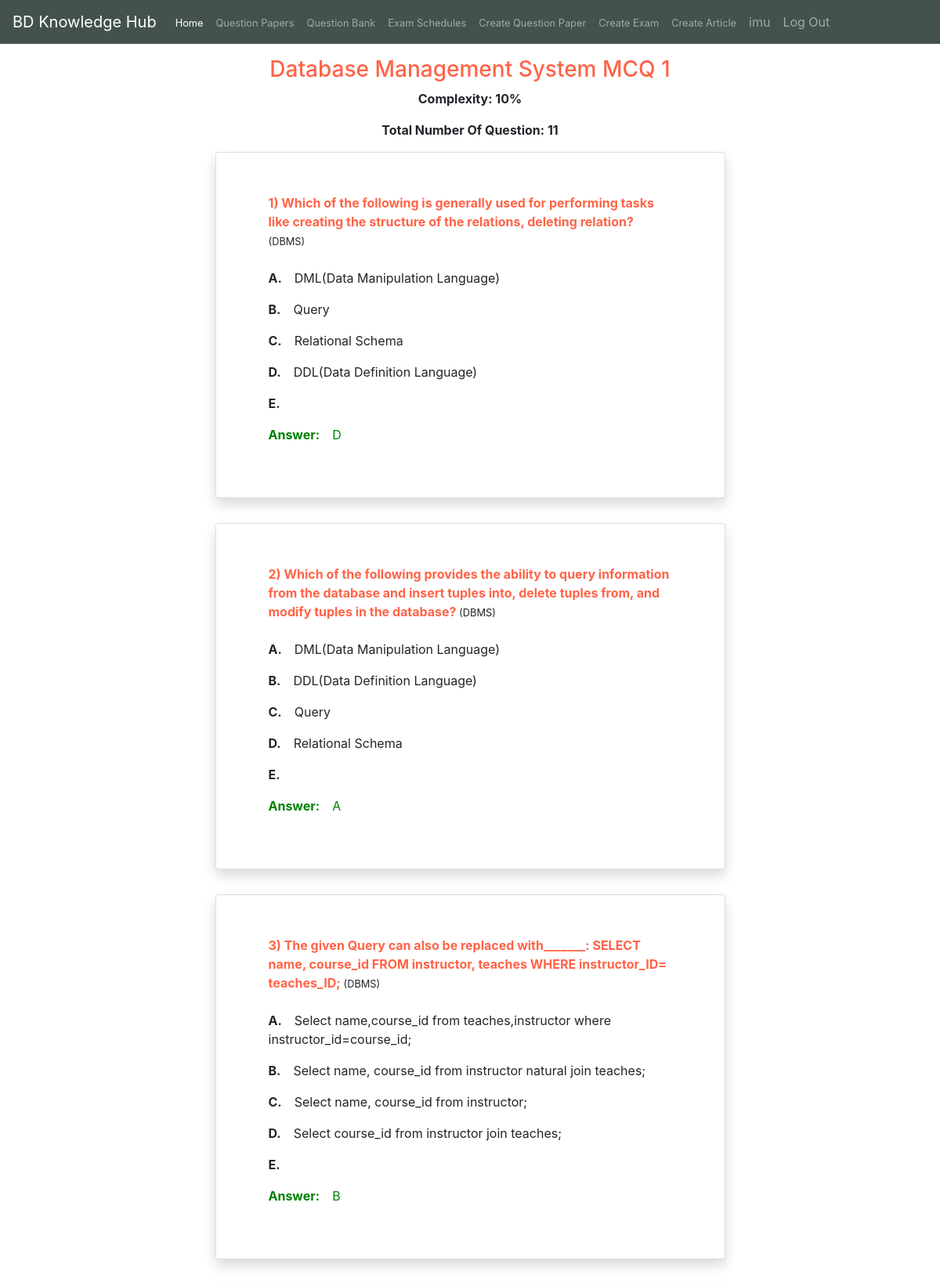
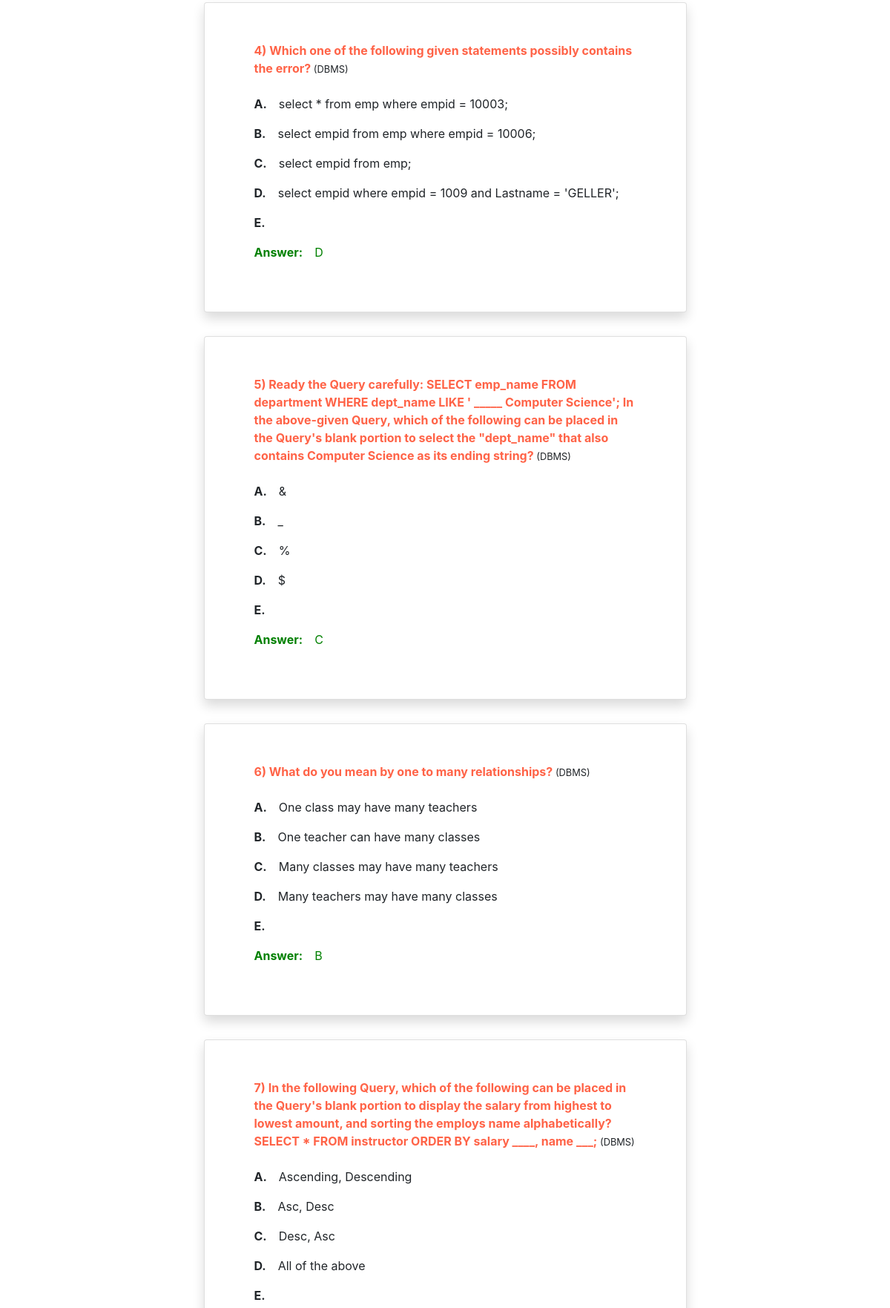
Page /exam/questionPaper/16 (signed in, upper part) on the committed database (2 pictures, top to bottom).
### examination/models.py (models this page shows, shortened)
class quesSetDetail (models.Model):
    name = models.CharField(max_length=150,null=True,blank=True)
    host = models.ForeignKey(User, on_delete=models.CASCADE)
    description = models.CharField(max_length=500,null=True,blank=True)
    createdAt = models.DateTimeField(auto_now_add=True)
    PRIVACY_CHOICE_LIST = [
        ('Public' , "Public"),
        ('Protected' , "Protected"),
    ]
    TYPE_CHOICE_LIST = [
        ("Previous","Previous"),
        ("Custom","Custom"),
    ]
    numOfQues = models.IntegerField(default=10)
    previous = models.CharField(max_length=9, choices=TYPE_CHOICE_LIST,default="Custom")
    privacy = models.CharField(max_length=9, choices=PRIVACY_CHOICE_LIST,default='Public')
    quesSets = models.ManyToManyField(mcqQuestion,related_name="quesSetExamConnection",blank=True)
    def quesSetComplexity(self):
        result = int(0)
        for i in self.quesSets.all():
            result+=i.complexityRate()
        return result//self.numOfQues
    def numOfSetQues(self):
        return str(self.quesSets.count())

class mcqQuestion(models.Model):
    question = models.CharField(max_length=400,null=True,blank=True)
    opt1 = models.CharField(max_length=100,null=True,blank=True)
    opt2 = models.CharField(max_length=100,null=True,blank=True)
    opt3 = models.CharField(max_length=100,null=True,blank=True)
    opt4 = models.CharField(max_length=100,null=True,blank=True)
    ans = models.CharField(max_length=100,null=True,blank=True)
    topic = models.ForeignKey(topicNames,max_length=100,null=True,blank=True, on_delete=models.CASCADE)
    COMPLEXITY_CHOICE_LIST = [
        ("Hard","Hard"),
        ("Medium Hard","Medium Hard"),
        ("Medium","Medium"),
        ("Easy","Easy"),
    ]
    complexity = models.CharField(max_length=12, choices=COMPLEXITY_CHOICE_LIST)
    def complexityRate(self):
        if str(self.complexity) == "Hard":
            return int(100)
        elif str(self.complexity) == "Medium Hard":
            return int(75)
        elif str(self.complexity) == "Medium":
            return int(50)
        elif str(self.complexity) == "Easy":
            return int(25)

class topicNames(models.Model):
    subject = models.ForeignKey(subjectNames,on_delete=models.CASCADE)
    topic = models.CharField(max_length=100,null=True,blank=True)
    def __str__(self):
        return str(self.topic)

### examination/views.py (the view)
# urls.py: path('questionPaper/<int:examId>', views.questionPaper, name='questionPaper'),
def questionPaper(request,examId):
    if request.user.is_authenticated:
        Obj = models.quesSetDetail.objects.get(pk=examId)
        quesSet = Obj.quesSets.all()
        params = {"exam":Obj,"quesSet":quesSet}
        return render(request,'questionPaper.html',params)
    else:
        return redirect('logIn')

### examination/templates/questionPaper.html (shortened to what this page needs)
{% extends 'base.html' %}
{% load static %}
{% block body %}
<div class=" container-fluid" style="width: 80%;margin-top: 1rem;margin-bottom: 1rem;">
    <h3 class="text-center" style="color:tomato">{{exam.name}}</h3>
    <p class="text-center"><b> Complexity: {{exam.quesSetComplexity}}%</b></p>
    <p class="text-center"><b>Total Number Of Question: {{exam.numOfSetQues}}</b></p>
{% for i in quesSet %}
<div class="card container-fluid shadow" style="width: 70%;margin-bottom: 2rem;">
    <div class="card-body" style="margin: 2rem;">
        <b style="color:tomato">{{forloop.counter}}) {{i.question}}</b><small> ({{i.topic}})</small><br><br>
        <p><b style="margin-right: 1rem;">A.</b>{{i.opt1}}</p>
        <p><b style="margin-right: 1rem;">B.</b>{{i.opt2}}</p>
        <p><b style="margin-right: 1rem;">C.</b>{{i.opt3}}</p>
        <p><b style="margin-right: 1rem;">D.</b>{{i.opt4}}</p>
        <p><b style="margin-right: 1rem;">E.</b>{{i.opt5}}</p>
        <p style="color:green"><b style="margin-right: 1rem;">Answer:</b>{{i.ans}}</p>
    </div>
  </div>
{% endfor %}
</div>
{% endblock %}

### member/templates/base.html (shortened to what this page needs)
<!doctype html>
{% load static %}
<html lang="en">
<head>
  <link rel="stylesheet" href="https://stackpath.bootstrapcdn.com/bootstrap/4.4.1/css/bootstrap.min.css"
>
</head>
<body>
  <nav class="navbar navbar-expand-lg sticky-top   navbar-dark " style="background-color:rgb(67, 82, 79)">
    <a class="navbar-brand" href="{% url 'home' %}">BD Knowledge Hub</a>
    <div class="collapse navbar-collapse" id="navbarNav">
      <ul class="navbar-nav">
        <li class="nav-item active">
          <a class="nav-link" href="{% url 'home' %}"><small>Home </small><span class="sr-only">(current)</span></a>
        </li>
        <li class="nav-item">
          <a class="nav-link" href="{% url 'quesPaperList' %}"><small>Question Papers</small></a>
        </li>
        <li class="nav-item">
          <a class="nav-link" href="{% url 'quesList' %}"><small>Question Bank</small></a>
        </li>
        <li class="nav-item">
          <a class="nav-link" href="{% url 'sheduledExam' %}"><small>Exam Schedules</small></a>
        </li>
        <li class="nav-item">
          <a class="nav-link" href="{% url 'createQuesPaper' %}"><small>Create Question Paper</small></a>
        </li>
        <li class="nav-item">
          <a class="nav-link" href="{% url 'createExam' %}"><small>Create Exam</small></a>
        </li>
        <li class="nav-item">
          <a class="nav-link" href="{% url 'add_post' %}"><small>Create Article</small></a>
        </li>
        {% if user.is_authenticated %}
        <li class="nav-item">
          <a class="nav-link " href="{% url 'profile' %}">{{user.username}}</a>
        </li>
        <a class="nav-link  " href="{% url 'logOut' %}">Log Out</a>
        {% endif%}
      </ul>
    </div>
  </nav>
  {% block body %}
  {% endblock %}
</body>
</html>

### rows in the picture
quesSetDetail: name "Database Management System MCQ 1", quesSetComplexity "10", numOfSetQues "11"
mcqQuestion: question "Which of the following is generally used for performing tasks like creating the structure of the relations, deleting relation?", topic "DBMS", opt1 "DML(Data Manipulation Language)", opt2 "Query", opt3 "Relational Schema", opt4 "DDL(Data Definition Language)", ans "D"
mcqQuestion: question "Which of the following provides the ability to query information from the database and insert tuples into, delete tuples from, and modify tuples in the database?", topic "DBMS", opt1 "DML(Data Manipulation Language)", opt2 "DDL(Data Definition Language)", opt3 "Query", opt4 "Relational Schema", ans "A"
mcqQuestion: question "The given Query can also be replaced with_______: SELECT name, course_id FROM instructor, teaches WHERE instructor_ID= teaches_ID;", topic "DBMS", opt1 "Select name,course_id from teaches,instructor where instructor_id=course_id;", opt2 "Select name, course_id from instructor natural join teaches;", opt3 "Select name, course_id from instructor;", opt4 "Select course_id from instructor join teaches;", ans "B"
mcqQuestion: question "Which one of the following given statements possibly contains the error?", topic "DBMS", opt1 "select * from emp where empid = 10003;", opt2 "select empid from emp where empid = 10006;", opt3 "select empid from emp;", opt4 "select empid where empid = 1009 and Lastname = 'GELLER';", ans "D"
mcqQuestion: question "Ready the Query carefully: SELECT emp_name FROM department WHERE dept_name LIKE ' _____ Computer Science'; In the above-given Query, which of the following can be placed in the Query's blank portion to select the \"dept_name\" that also contains Computer Science as its ending string?", topic "DBMS", opt1 "&", opt2 "_", opt3 "%", opt4 "$", ans "C"
mcqQuestion: question "What do you mean by one to many relationships?", topic "DBMS", opt1 "One class may have many teachers", opt2 "One teacher can have many classes", opt3 "Many classes may have many teachers", opt4 "Many teachers may have many classes", ans "B"
mcqQuestion: question "In the following Query, which of the following can be placed in the Query's blank portion to display the salary from highest to lowest amount, and sorting the employs name alphabetically? SELECT * FROM instructor ORDER BY salary ____, name ___;", topic "DBMS", opt1 "Ascending, Descending", opt2 "Asc, Desc", opt3 "Desc, Asc", opt4 "All of the above"

### other values in the picture
{{ user.username }} "imu"
